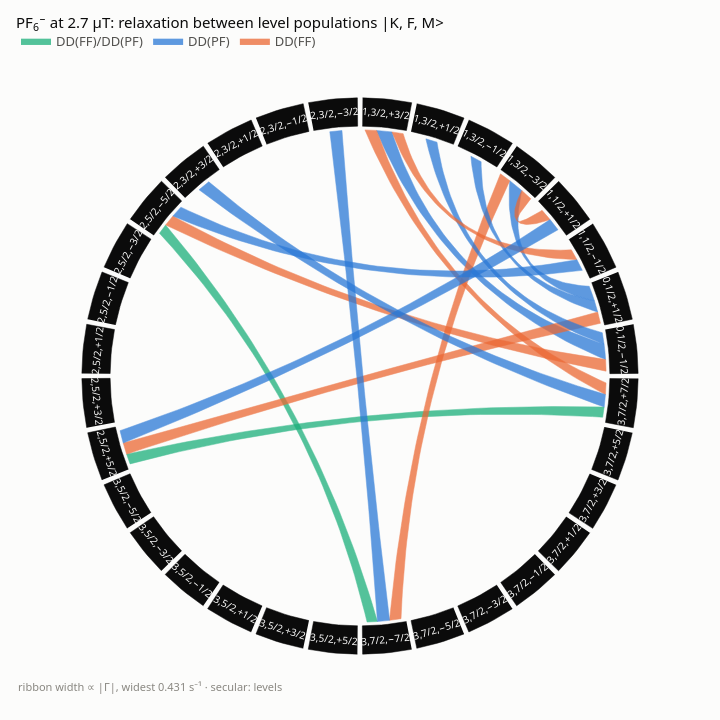

Notebook code cell kept with this figure:
### Markdown cell above
## The chord diagram

The population pathways as a chord diagram: one arc per level, one ribbon per
class and pathway (`split=True`), and the pathways weaker than 40% of the
strongest hidden. Hovering over a level shows its energy and degeneracy and its
auto-relaxation rate:

### Code cell
offdiagonal = np.abs(gamma - np.diag(np.diag(gamma)))
plot_pathways(pathways, split=True, min_rate=0.4 * offdiagonal.max(),
              title="PF<sub>6</sub><sup>−</sup> at 2.7 µT: relaxation between level populations |K, F, M>")
